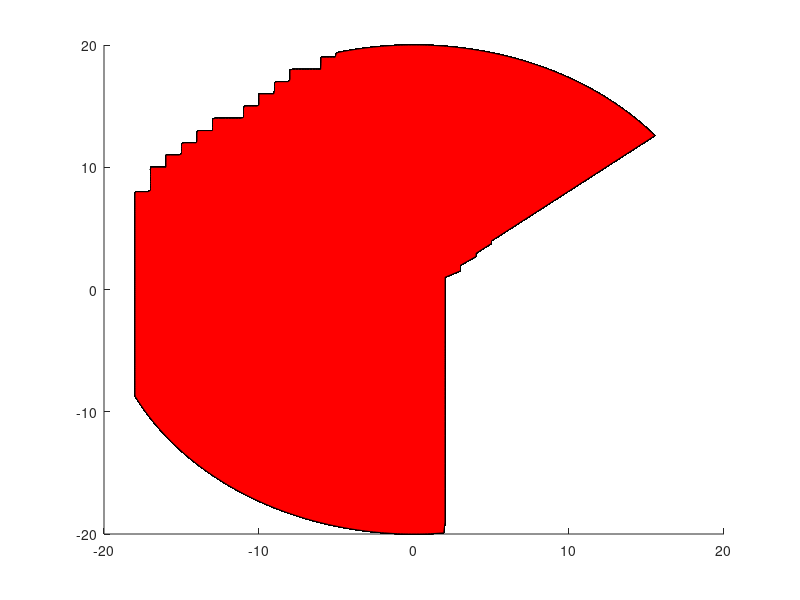

Recreate this plot in MATLAB.
clear
clc
close all
x = [-18.0000000000000
-18.0000000000000
-18.0000000000000
-18.0000000000000
-18.0000000000000
-18.0000000000000
-18.0000000000000
-18.0000000000000
-18.0000000000000
-18.0000000000000
-18.0000000000000
-18
-18.0000000000000
-18.0000000000000
-18.0000000000000
-18.0000000000000
-18.0000000000000
-18.0000000000000
-18
-18.0000000000000
-18.0000000000000
-18.0000000000000
-18.0000000000000
-18.0000000000000
-18.0000000000000
-18.0000000000000
-18.0000000000000
-18.0000000000000
-18.0000000000000
-18.0000000000000
-18.0000000000000
-18
-18.0000000000000
-18.0000000000000
-18.0000000000000
-18.0000000000000
-18.0000000000000
-18
-18.0000000000000
-18
-18.0000000000000
-18.0000000000000
-18.0000000000000
-18.0000000000000
-18.0000000000000
-18.0000000000000
-18.0000000000000
-18.0000000000000
-18.0000000000000
-18.0000000000000
-18
-18.0000000000000
-17.9758792208817
-17.8986854631201
-17.8201286499947
-17.7402147639159
-17.6589498906408
-17.5763402188094
-17.4923920394735
-17.4071117456174
-17.3205058316713
-17.2325808930165
-17.1433436254831
-17.0528008248405
-16.9609593862793
-16.8678263038867
-16.7734086701136
-16.6777136752345
-16.5807486068000
-16.4825208490817
-16.3830378825103
-16.2823072831052
-16.1803367218981
-16.0771339643488
-15.9727068697535
-15.8670633906466
-15.7602115721949
-15.6521595515852
-15.5429155574040
-15.4324879090118
-15.3208850159087
-15.2081153770943
-15.0941875804206
-14.9791103019378
-14.8628923052339
-14.7455424407666
-14.6270696451903
-14.5074829406748
-14.3867914342183
-14.2650043169543
-14.1421308634512
-14.0181804310062
-13.8931624589328
-13.7670864678417
-13.6399620589160
-13.5117989131799
-13.3826067907615
-13.2523955301496
-13.1211750474442
-12.9889553356018
-12.8557464636740
-12.7215585760408
-12.5864018916381
-12.4502867031795
-12.3132233763725
-12.1752223491291
-12.0362941307708
-11.8964493012283
-11.7556985102361
-11.6140524765209
-11.4715219869858
-11.3281178958889
-11.1838511240161
-11.0387326578502
-10.8927735487337
-10.7459849120273
-10.5983779262636
-10.4499638322957
-10.3007539324413
-10.1507595896215
-9.99999222649604
-9.84846332459328
-9.69618442343562
-9.54316711966090
-9.38942306613921
-9.23496397108551
-9.07980159716797
-8.92394776061226
-8.76741433030158
-8.61021322687295
-8.45235642180926
-8.29385593652769
-8.13472384146420
-7.97497225515433
-7.81461334331030
-7.65365931789457
-7.49212243618985
-7.33001499986563
-7.16734935404140
-7.00413788634649
-6.84039302597671
-6.67612724274784
-6.51135304614598
-6.34608298437489
-6.18032964340044
-6.01410564599211
-5.84742365076171
-5.68029635119939
-5.51273647470698
-5.34475678162876
-5.17637006427967
-5.00758914597116
-4.83842688003465
-4.66889614884266
-4.49900986282781
-4.32878095949961
-4.15822240245922
-3.98734718041225
-3.81616830617958
-3.64469881570638
-3.47295176706944
-3.30094023948267
-3.12867733230107
-2.95617616402323
-2.78344987129224
-2.61051160789529
-2.43737454376199
-2.26405186396141
-2.09055676769796
-1.91690246730628
-1.74310218724500
-1.56916916308968
-1.39511664052487
-1.22095787433542
-1.04670612739700
-0.872374669666169
-0.697976777169763
-0.523525730993893
-0.349034816272518
-0.174517321175757
1.34641020744810e-05
0.174544248354557
0.349061740375363
0.523552649970407
0.698003688969964
0.872401572240608
1.04673301869694
1.22098475231299
1.39514350313321
1.56919600828308
1.74312901297911
1.91692927153821
2.00000000000000
2.00000000000000
2.00000000000000
2.00000000000000
2.00000000000000
2.00000000000000
2.00000000000000
2
2.00000000000000
2.00000000000000
2.00000000000000
2.00000000000000
2.00000000000000
2.00000000000000
2.00000000000000
2.00000000000000
2.00000000000000
2
2.00000000000000
2
2.00000000000000
2.00000000000000
2
2.00000000000000
2.00000000000000
2.00000000000000
2.00000000000000
2.00000000000000
2.00000000000000
2.00000000000000
2
2.00000000000000
2.00000000000000
2.00000000000000
2.00000000000000
2.00000000000000
2.00000000000000
2.00000000000000
2.00000000000000
2.00000000000000
2.00000000000000
2.00000000000000
2.00000000000000
2.00000000000000
2.00000000000000
2.00000000000000
2.00000000000000
2.00000000000000
2.00000000000000
2.00000000000000
2.00000000000000
2.00000000000000
2.00000000000000
2.00000000000000
2.00000000000000
2.00000000000000
2.00000000000000
2.00000000000000
2.00000000000000
2.00000000000000
2.00000000000000
2.00000000000000
2.00000000000000
2.00000000000000
2.00000000000000
2.00000000000000
2.00000000000000
2.00000000000000
2.00000000000000
2.00000000000000
2.00000000000000
2
2.00000000000000
2.00000000000000
2.00000000000000
2.00000000000000
2.00000000000000
2.00000000000000
2.00000000000000
2
2.00000000000000
2.00000000000000
2.00000000000000
2.00000000000000
2.00000000000000
2.00000000000000
2.00000000000000
2.00000000000000
2.00000000000000
2.00000000000000
2
2.00000000000000
2.00000000000000
2.00000000000000
1.99999999999999
2.00000000000000
2.00000000000000
2.00000000000000
2.00000000000000
2.00000000000000
2.00000000000000
2.00000000000000
2.00000000000000
2.00000000000000
2
2.00000000000000
2
2.00000000000000
2.00000000000000
2.00000000000000
2.00000000000000
1.99999999999999
1.99999999999999
2.00000000000000
2.00000000000000
2.00000000000000
2.00000000000000
2.00000000000000
2.00000000000000
2.00000000000000
1.99999999999999
2.00000000000000
2.00000000000000
2.00000000000000
2.00000000000000
2.00000000000000
2.00000000000000
2
2.00000000000000
2.00000000000000
2.00000000000000
1.99999999999999
2.00000000000000
2.00000000000000
2.00000000000000
1.99999999999999
2
2.00000000000000
2.00000000000000
2.00000000000000
2.00000000000000
2.00000000000000
2.00000000000000
2.00000000000000
2
2
1.99999999999999
1.99999999999999
1.99999999999999
1.99999999999999
1.99999999999999
2.00000000000000
1.99999999999999
1.99999999999999
2.00000000000000
2
2.00000000000000
2.00000000000000
2.00000000000000
2
2.00000000000000
2.00000000000000
2
2.00000000000000
2
2.00000000000000
1.99999999999999
2.00000000000000
2
2.00000000000000
2
2
2
2
1.99999999999999
2
2
2
2
1.99999999999999
2
2.00000000000000
2.00000000000000
1.99999999999999
1.99999999999999
2.00000000000000
1.99999999999999
2.00000000000000
2.00000000000000
1.99999999999999
1.99999999999999
2.00000000000000
2.00000000000000
2.00000000000000
2.00000000000000
2
2.00000000000000
2.00000000000000
2
2.00000000000000
2
2.00000000000000
2.00000000000000
1.99999999999999
1.99999999999999
1.99999999999999
1.99999999999999
1.99999999999999
2.00000000000000
2.00000000000000
2
2.00000000000000
2.00000000000000
2.00000000000000
1.99999999999999
2.00000000000000
2.00000000000000
2.00000000000000
2.00000000000000
1.99999999999999
2.00000000000000
2.00000000000000
3.00000000000000
3
3.00000000000000
3.00000000000000
3.00000000000000
3.00000000000000
2.99999999999999
3.00000000000000
3.00000000000000
3.00000000000001
3.00000000000001
3.00000000000000
3.00000000000000
3.00000000000000
4.00000000000000
4.00000000000000
4.00000000000001
4.00000000000001
4.00000000000000
4.00000000000000
5.00000000000000
5.00000000000000
5
5
15.5428986109159
15.4324707805475
15.3208677067726
15.2080978886046
15.0941699139092
14.9790924587501
14.8628742867285
14.7455242483159
14.6270512801797
14.5074644045028
14.3867727282965
14.2649854427072
14.1421118223162
14.0181612244334
13.8931430883848
13.7670669347937
13.6399423648554
13.5117790596065
13.3825867791873
13.2523753620985
13.1211547244522
12.9889348592165
12.8557258354547
12.7215377975585
12.5863809644751
12.4502656289295
12.3132021566405
12.1752009855309
12.0362726249334
11.8964276547895
11.7556767248442
11.6140305538351
11.4714999286756
11.3280957036340
11.1838287995067
11.0387102027863
10.8927509648253
10.7459622009943
10.5983550898356
10.4499408722117
10.3007308504498
10.1507363874802
9.99996890597208
9.84843988746250
9.69616087148287
9.54314345467973
9.38939928993181
9.23494008546254
9.07977760394841
8.92392366162328
8.76739012737844
8.61018892185876
8.45233201655496
8.29383143289184
8.13469924131285
7.97494756036087
7.81458855575534
7.65363443946579
7.49209746878182
7.32998994537973
7.16732421438562
7.00411266343532
6.84036772173097
6.67610185909455
6.51132758501820
6.34605744771159
6.18030403314635
6.01407996409753
5.84739789918243
5.68027053189649
5.51271058964671
5.34473083278235
5.17634405362324
5.00756307548552
4.83840075170518
4.66886996465912
4.49898362478424
4.32875466959413
4.15819606269393
3.98732079279300
3.81614187271590
3.64467233841129
3.47292524795929
3.30091368057699
3.12865073562243
2.95614953159707
2.78342320514672
2.61048491006114
2.43734781627236
2.26402510885170
2.09052998700569
1.91687566307089
1.74307536150774
1.56914231789344
1.39508977791402
1.22093099635564
1.04667923609517
0.872347767090163
0.697949865368316
0.523498812016440
0.349007892169049
0.174490393996654
-4.03923062051972e-05
-0.174571175533031
-0.349088664477566
-0.523579568945958
-0.698030600768881
-0.872428474813456
-1.04675990999498
-1.22101163028834
-1.39517036573901
-1.56922285347363
-1.74315583871005
-1.91695607576665
-2.09061032907116
-2.26410537416852
-2.43742799872801
-2.61056500354940
-2.78350320356816
-2.95622942885950
-3.12873052564136
-3.30099335727609
-3.47300480527087
-3.64475177027675
-3.81622117308618
-3.98739995562907
-4.15827508196722
-4.32883353928704
-4.49906233889050
-4.66894851718436
-4.83847913666730
-5.00000000000000
-5.09107806881595
-5.26921003335278
-5.44820631815677
-5.62810069466545
-5.80892754906839
-5.99072191055049
-6.00000000000000
-6.02275894373789
-6.19794056387831
-6.37417817207363
-6.55150843530153
-6.72996881160611
-6.90959758452678
-7.09043389887741
-7.27251779795046
-7.45589026222459
-7.64059324965907
-7.82666973766282
-8.00000000000001
-8.00000000000000
-8.00000000000000
-8.10863018074959
-8.29150059914999
-8.47593441259057
-8.66198021313957
-8.84968794148073
-9.00000000000000
-9.00000000000000
-9.00000000000000
-9.05241176925692
-9.23765217945895
-9.42476870551874
-9.61381893431366
-9.80486224446062
-9.99795988695922
-9.99999999999999
-10.0000000000000
-10.0000000000000
-10.1176773800877
-10.3092646823496
-10.5031640728482
-10.6994477357743
-10.8981903770271
-11.0000000000000
-11.0000000000000
-11.0000000000000
-11.0000000000000
-11.1361555806395
-11.3370300427956
-11.5407638369551
-11.7474501571647
-11.9571858311858
-12.1700715081522
-12.3862118577826
-12.6057157819885
-12.8286966397951
-13.0000000000000
-13.0000000000000
-13.0000000000000
-13.0000000000000
-13.0000612618088
-13.2289585575744
-13.4619577579265
-13.6992065815655
-13.9408595041324
-14.0000000000000
-14.0000000000000
-14.0000000000000
-14.0000000000000
-14.0502627871612
-14.3011126299454
-14.5572351531724
-14.8188386310759
-15.0000000000000
-15.0000000000000
-15.0000000000000
-15
-15
-15.1402782877493
-15.4215104174501
-15.7097093571852
-16.0000000000000
-16.0000000000000
-16.0000000000000
-16.0000000000000
-16.0000000000000
-16.0034326601465
-16.3186068773585
-16.6428875969952
-16.9767268739682
-17.0000000000000
-17.0000000000000
-17.0000000000000
-17.0000000000000
-17.0000000000000
-17
-17.0000000000000
-17.0000000000000
-17.0000000000000
-17.0000000000000
-17.1561676035186
-17.5545145936715
-17.9684157286519
-18.0000000000000
-18.0000000000000
-18.0000000000000
-18
-18.0000000000000
-18
-18.0000000000000
-18.0000000000000
-18.0000000000000
-18.0000000000000
-18.0000000000000
-18.0000000000000
-18.0000000000000
-18.0000000000000
-18.0000000000000
-18.0000000000000
-18.0000000000000
-18.0000000000000
-18
-18.0000000000000
-18.0000000000000
-18.0000000000000
-18.0000000000000
-18.0000000000000
-18.0000000000000
-18.0000000000000
-18.0000000000000
-18.0000000000000
-18.0000000000000
-18.0000000000000
-18.0000000000000
-18.0000000000000
-18.0000000000000
-18.0000000000000
-18.0000000000000
-18.0000000000000
-18.0000000000000
-18.0000000000000
-18.0000000000000
-18.0000000000000
-18.0000000000000
-18.0000000000000
-18
-18.0000000000000
-18.0000000000000
-18.0000000000000
-18.0000000000000];
y = [-2.20436423846524e-15
-0.157083687559295
-0.314191303389964
-0.471346790345383
-0.628574120461878
-0.785897309597430
-0.943340432127210
-1.10092763571516
-1.25868315618072
-1.41663133248055
-1.57479662182463
-1.73320361494716
-1.89187705155250
-2.05084183595708
-2.21012305294842
-2.36974598388316
-2.52973612304636
-2.69011919429494
-2.85092116800885
-3.01216827837432
-3.17388704102411
-3.33610427106080
-3.49884710148979
-3.66214300208986
-3.82601979875013
-3.99050569330330
-4.15562928388643
-4.32141958586150
-4.48790605332999
-4.65511860127633
-4.82308762837744
-4.99184404051694
-5.16141927504419
-5.33184532582093
-5.50315476909944
-5.67538079027913
-5.84855721159055
-6.02271852075802
-6.19789990069511
-6.37413726029021
-6.55146726634181
-6.72992737670701
-6.90955587473008
-7.09039190502130
-7.27247551066079
-7.45584767190574
-7.64055034648437
-7.82662651156472
-8.01412020749123
-8.20307658338810
-8.39354194473397
-8.58556380301895
-8.76742643175721
-8.92395981010069
-9.07981359377159
-9.23497591389072
-9.38943495423653
-9.54317895214500
-9.69619619940542
-9.84847504315198
-10.0000038867512
-10.1507711906852
-10.3007654734300
-10.4499753123307
-10.5983893444704
-10.7459962675365
-10.8927848406805
-11.0387438853747
-11.1838622862633
-11.3281289920086
-11.4715330161332
-11.6140634378559
-11.7557094029240
-11.8964601244397
-12.0363048836813
-12.1752330309199
-12.3132339862302
-12.4502972402960
-12.5864123552110
-12.7215689652733
-12.8557567777749
-12.9889655737857
-13.1211852089313
-13.2524056141661
-13.3826167965395
-13.5118088399574
-13.6399719059370
-13.7670962343564
-13.8931721441974
-14.0181900342831
-14.1421403840091
-14.2650137540682
-14.3868007871695
-14.5074922087509
-14.6270788276857
-14.7455515369820
-14.8629013144764
-14.9791192235215
-15.0941964136660
-15.2081241213287
-15.3208936704663
-15.4324964732335
-15.5429240306375
-15.6521679331852
-15.7602198615233
-15.8670715870720
-15.9727149726517
-16.0771419731028
-16.1803446358980
-16.2823151017483
-16.3830456052011
-16.4825284752322
-16.5807561358294
-16.6777211065694
-16.7734160031881
-16.8678335381424
-16.9609665211653
-17.0528078598133
-17.1433505600071
-17.2325877265635
-17.3205125637211
-17.4071183756572
-17.4923985669983
-17.5763466433222
-17.6589562116523
-17.7402209809448
-17.8201347625675
-17.8986914707714
-17.9758851231538
-18.0517098411143
-18.1261598503020
-18.1992294810556
-18.2709131688352
-18.3412054546455
-18.4101009854524
-18.4775945145900
-18.5436809021602
-18.6083551154245
-18.6716122291869
-18.7334474261692
-18.7938559973777
-18.8528333424618
-18.9103749700646
-18.9664764981645
-19.0211336544094
-19.0743422764416
-19.1260983122150
-19.1763978203038
-19.2252369702024
-19.2726120426172
-19.3185194297500
-19.3629556355726
-19.4059172760928
-19.4474010796127
-19.4874038869773
-19.5259226518153
-19.5629544407711
-19.5984964337282
-19.6325459240240
-19.6651003186556
-19.6961571384778
-19.7257140183914
-19.7537687075238
-19.7803190693998
-19.8053630821049
-19.8288988384389
-19.8509245460614
-19.8714385276279
-19.8904392209180
-19.9079251789541
-19.9238950701117
-19.9383476782207
-19.9512819026581
-19.9626967584317
-19.9725913762554
-19.9809650026150
-19.9878169998260
-19.9931468460817
-19.9969541354935
-19.9992385781212
-19.9999999999955
-19.9992383431311
-19.9969536655313
-19.9931461411832
-19.9878160600448
-19.9809638280227
-19.9725899669414
-19.9626951145034
-19.9512800242407
-19.9383455654572
-19.9238927231631
-19.9079225979990
-19.0285974664870
-17.5536620609543
-16.2885951513266
-15.1914226120476
-14.2306637530982
-13.3822450292987
-12.6274425087581
-11.9514740854833
-11.3425140265673
-10.7909890762819
-10.2890665311011
-9.83027585991470
-9.40922491887784
-9.02138427447956
-8.66292129805659
-8.33057112808124
-8.02153528330500
-7.73340125243147
-7.46407816580707
-7.21174491771573
-6.97480801571382
-6.75186709369917
-6.54168651088947
-6.34317181953129
-6.15535015464369
-5.97735380379156
-5.80840637109486
-5.64781106984244
-5.49494077120530
-5.34922950922794
-5.21016519938532
-5.07728337314809
-4.95016176691927
-4.82841563243956
-4.71169365887337
-4.59967441547377
-4.49206323890893
-4.38858950172689
-4.28900420859922
-4.19307787535455
-4.10059865273381
-4.01137066254556
-3.92521251868793
-3.84195600950882
-3.76144492133680
-3.68353398584595
-3.60808793630931
-3.53498065982152
-3.46409443429448
-3.39531924049779
-3.32855214067099
-3.26369671631085
-3.20066255866113
-3.13936480622937
-3.07972372434247
-3.02166432234937
-2.96511600459481
-2.91001225173841
-2.85629032938414
-2.80389102132779
-2.75275838502858
-2.70283952717411
-2.65408439743743
-2.60644559872855
-2.55987821242077
-2.51433963719056
-2.46978944024896
-2.42618921986667
-2.38350247820420
-2.34169450355667
-2.30073226120919
-2.26058429217676
-2.22122061917134
-2.18261265920082
-2.14473314225994
-2.10755603562299
-2.07105647329231
-2.03521069019722
-1.99999596077346
-1.96539054158633
-1.93137361768949
-1.89792525243816
-1.86502634049934
-1.83265856382330
-1.80080435036022
-1.76944683532380
-1.73856982481963
-1.70815776167103
-1.67819569328833
-1.64866924143977
-1.61956457379332
-1.59086837710896
-1.56256783197005
-1.53465058895098
-1.50710474612618
-1.47991882783232
-1.45308176460250
-1.42658287419676
-1.40041184365900
-1.37455871233539
-1.34901385579387
-1.32376797058874
-1.29881205981818
-1.27413741942624
-1.24973562520399
-1.22559852044789
-1.20171820423608
-1.17808702028589
-1.15469754635851
-1.13154258417877
-1.10861514984028
-1.08590846466790
-1.06341594651150
-1.04113120144652
-1.01904801585839
-0.997160348889285
-0.975462325227155
-0.953948228217995
-0.932612493283681
-0.911449701628595
-0.890454574219386
-0.869621966023126
-0.848946860489862
-0.828424364266601
-0.808049702130298
-0.787818212128260
-0.767725340914984
-0.747766639275078
-0.727937757822475
-0.708234442866714
-0.688652532437523
-0.669187952459454
-0.649836713068741
-0.630594905064932
-0.611458696490327
-0.592424329330467
-0.573488116329429
-0.554646437913833
-0.535895739219918
-0.517232527218183
-0.498653367930465
-0.480154883734484
-0.461733750751176
-0.443386696310310
-0.425110496490107
-0.406901973726760
-0.388757994489917
-0.370675467020394
-0.352651339126487
-0.334682596035427
-0.316766258296665
-0.298899379733761
-0.281079045441802
-0.263302369827394
-0.245566494688291
-0.227868587329945
-0.210205838716238
-0.192575461651787
-0.174974688993282
-0.157400771887368
-0.139850978032666
-0.122322589963558
-0.104812903353426
-0.0873192253350786
-0.0698388728361314
-0.0523691709271372
-0.0349074511803081
-0.0174510500366809
2.69282041376491e-06
0.0174564360876696
0.0349128384620312
0.0523745602609152
0.0698442650445389
0.0873246212424441
0.104818303786334
0.122327995751364
0.139856390008003
0.157406190886661
0.174980115857274
0.192580897226062
0.210211283851754
0.227874042883576
0.245571961523371
0.263307848814276
0.281084537458426
0.298904885666222
0.316771779039808
0.334688132493444
0.352656892213520
0.370681037661171
0.388763583620385
0.406907582294743
0.425116125455975
0.443392346647666
0.461739423447569
0.480160579792134
0.498659088367008
0.517238273067445
0.535901511532707
0.554652237758760
0.573493944793752
0.592430187520964
0.611464585534191
0.630600826110717
0.649842667287318
0.669193941045019
0.688658556608622
0.708240503867329
0.727943856923137
0.747772777774014
0.767731520139336
0.787824433435329
0.808055966908840
0.828430673938191
0.848953216510293
0.869628369883892
0.890461027449193
0.911456205794972
0.932619049994647
0.953954839123787
0.975468992022063
0.997167073313537
1.52858219955020
1.56170706981587
1.59513428213232
1.62887315700309
1.66293328540029
1.69732454063811
1.73205709082220
1.76714141190926
1.80258830141342
1.83840889279888
1.87461467060036
1.91121748631643
1.94822957512346
1.98566357346145
2.69804338339581
2.74913328382806
2.80083973966367
2.85318199996943
2.90617998626541
2.95985432468636
3.76778297493195
3.83664786402691
3.90644126262208
3.97719292586829
12.5864332823397
12.7215897437210
12.8557774059592
12.9889860501357
13.1212055318876
13.2524257821810
13.3826368080772
13.5118286934940
13.6399915999605
13.7671157673670
13.8931915147076
14.0182092408178
14.1421594251056
14.2650326282764
14.3868194930522
14.5075107448835
14.6270971926566
14.7455697293926
14.8629193329413
14.9791370666686
15.0942140801363
15.2081416097770
15.3209109795606
15.4325136016558
15.5429409770834
15.6521846963641
15.7602364401586
15.8670879799013
15.9727311784265
16.0771579905890
16.1803604638758
16.2823307390123
16.3830610505606
16.4825437275109
16.5807711938656
16.6777359692166
16.7734306693144
16.8678480066309
16.9609807909141
17.0528219297358
17.1433644290318
17.2326013936342
17.3205260277970
17.4071316357129
17.4924116220241
17.5763594923239
17.6589688536513
17.7402334149784
17.8201469876889
17.8987034860495
17.9758969276737
18.0517214339769
18.1261712306245
18.1992406479714
18.2709241214938
18.3412161922129
18.4101115071109
18.4776048195383
18.5436909896135
18.6083649846146
18.6716218793623
18.7334568565950
18.7938652073356
18.8528423312506
18.9103837369997
18.9664850425782
19.0211419756511
19.0743503738775
19.1261061852285
19.1764054682954
19.2252443925896
19.2726192388348
19.3185263992500
19.3629623778242
19.4059237905826
19.4474073658445
19.4874099444724
19.5259284801125
19.5629600394265
19.5985018023154
19.6325510621341
19.6651052258975
19.6961618144776
19.7257184627932
19.7537729199890
19.7803230496076
19.8053668297523
19.8289023532404
19.8509278277493
19.8714415759524
19.8904420356469
19.9079277598731
19.9238974170242
19.9383497909480
19.9512837810392
19.9626984023237
19.9725927855331
19.9809661771710
19.9878179395709
19.9931475509440
19.9969546054194
19.9992388130749
19.9999999999592
19.9992381081048
19.9969531955329
19.9931454362485
19.9878151202274
19.9809626533942
19.9725885575913
19.9626934705390
19.9512781457871
19.9383434526576
19.9238903761783
19.9079200170078
19.8904335913519
19.8714324308707
19.8509179825775
19.8288918087281
19.8053555867024
19.7803111088766
19.7537602824860
19.7257051294806
19.6961477863710
19.6650905040649
19.6325356476969
19.5984856964473
19.5629432433540
19.5259109951148
19.4873917718810
19.4473885070434
19.4059042470078
19.3333957461757
19
19.0000000000000
19.0000000000000
19
19
19.0000000000000
18.4659658659579
18.0000000000000
18.0000000000000
18.0000000000000
18.0000000000000
18.0000000000000
18
18.0000000000000
18.0000000000000
18.0000000000000
18.0000000000000
18.0000000000000
17.9681878471184
17.5542953728496
17.1559565273577
17.0000000000000
17.0000000000000
17
17.0000000000000
17
16.9264471667694
16.5758497142558
16.2363441578926
16.0000000000000
16
16.0000000000000
16
16.0000000000000
16.0000000000000
15.6967773929039
15.3985732319682
15.1082774143893
15
15.0000000000000
15.0000000000000
15.0000000000000
15
14.8655755400589
14.5974232935473
14.3354108285439
14.0792910946347
14.0000000000000
14.0000000000000
14.0000000000000
14.0000000000000
14
14.0000000000000
14.0000000000000
14.0000000000000
14.0000000000000
13.9407277931026
13.6990772917264
13.4618308039665
13.2288338579358
13
13
13.0000000000000
13.0000000000000
13
12.8285752697001
12.6055963208796
12.3860942432003
12.1699556801070
12.0000000000000
12.0000000000000
12.0000000000000
12.0000000000000
11.9314798537794
11.7192262158326
11.5098473297577
11.3032539316180
11.0993599544201
11.0000000000000
11.0000000000000
11.0000000000000
10.9964379804566
10.7920795028202
10.5901127845838
10.3904658509027
10.1930690696824
10.0000000000000
10
10
10.0000000000000
9.81489862547922
9.61808174987377
9.42319885189646
9.23019231307196
9.03900618537642
8.84958612069270
8.66187930352827
8.47583438681343
8.29140143060827
8.10853184355747
8.00000000000000
8.00000000000000
8.00000000000000
7.82656887688533
7.64049314236586
7.45579088492476
7.27241912771526
7.09033591331709
6.90950026176839
6.72987213027221
6.55141237448966
6.37408271133668
6.19784568320547
6.02266462353648
5.84850362367023
5.67532750091231
5.50310176774829
5.33179260214854
5.16136681890580
4.99179184195156
4.82303567759982
4.65506688866898
4.48785456943567
4.32136832137580
4.15557822965062
3.99045484029746
3.82596913808632
3.66209252500566
3.49879679934190
3.33605413531883
3.17383706326455
3.01211845027464
2.85087148134174
2.69006964092273
2.52968669491546
2.36969667301870
2.21007385144897
2.05079273598947
1.89182804534672
1.73315469479137
1.57474778006020
1.41658256149725
1.25863444841187
1.10087898363291
0.943291828237893
0.785848746436850
0.628525590590774
0.471298286344801
0.314142817856735
0.157035213101535];

for i = 1:400
    p = patch(x,y,'r');
    close all;
    %i
    %hej = x & y;
end